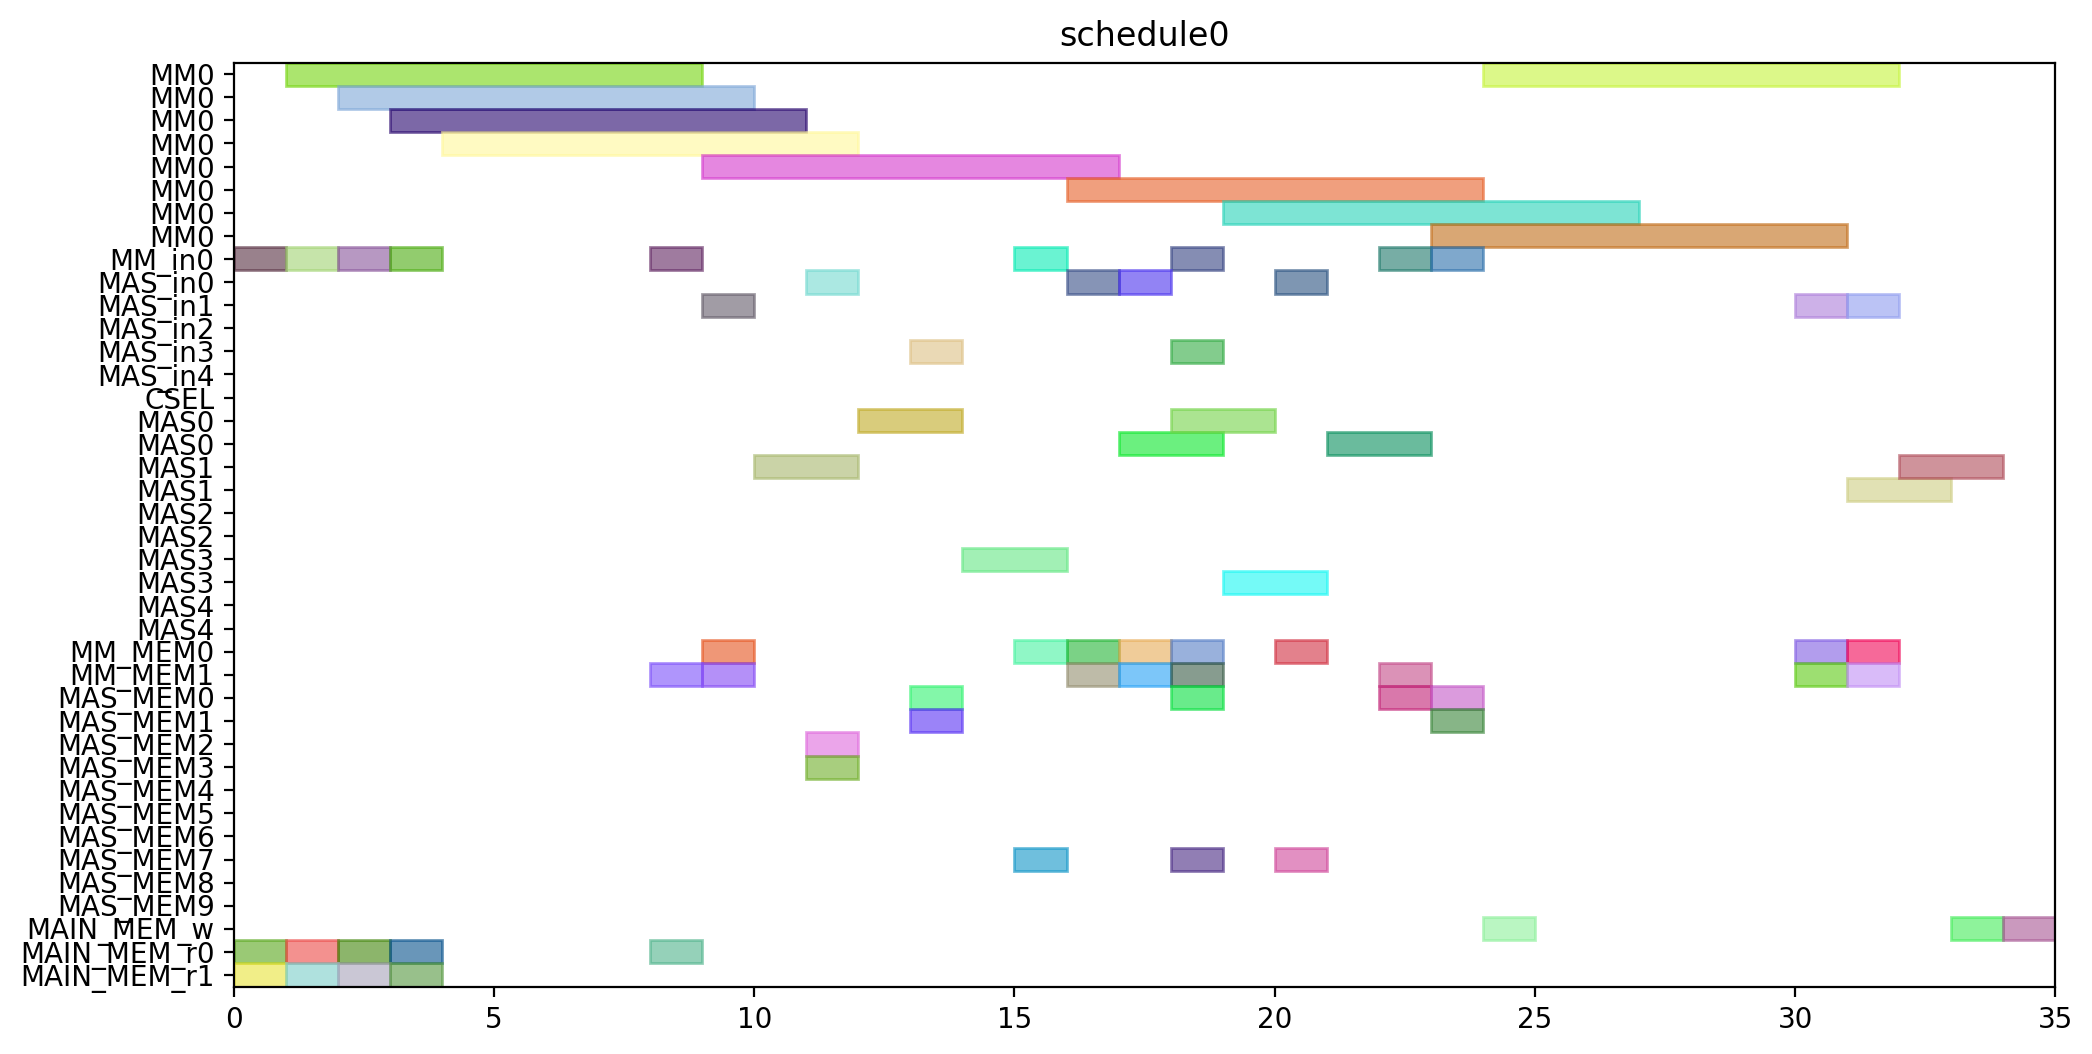

Write the Python code that produced this figure.
from pyschedule import Scenario, solvers, plotters, alt


def solve():
	horizon = 120
	S = Scenario("schedule0", horizon=horizon)

	# resource
	MM = S.Resources('MM', num=1, size=8)
	MM_in = S.Resources('MM_in', num=1)
	MAS_in = S.Resources('MAS_in', num=5)
	CSEL = S.Resource('CSEL')
	MAS = S.Resources('MAS', num=5, size=2, periods=range(1, horizon))
	MM_MEM = S.Resources('MM_MEM', num=2)
	MAS_MEM = S.Resources('MAS_MEM', num=10)
	MAIN_MEM_w = S.Resource('MAIN_MEM_w', size=1)
	MAIN_MEM_r = S.Resources('MAIN_MEM_r', num=2)

	# result of previous scheduling

	# new tasks
	t0 = S.Task('t0', length=8, delay_cost=1)
	t0 += alt(MM)
	t0_in = S.Task('t0_in', length=1, delay_cost=1)
	t0_in += alt(MM_in)
	S += t0_in*MM_in[0]<=t0*MM[0]
	t0_mem0 = S.Task('t0_mem0', length=1, delay_cost=1)
	t0_mem0 += MAIN_MEM_r[0]
	S += t0_mem0 <= t0

	t0_mem1 = S.Task('t0_mem1', length=1, delay_cost=1)
	t0_mem1 += MAIN_MEM_r[1]
	S += t0_mem1 <= t0

	t3 = S.Task('t3', length=8, delay_cost=1)
	t3 += alt(MM)
	t3_in = S.Task('t3_in', length=1, delay_cost=1)
	t3_in += alt(MM_in)
	S += t3_in*MM_in[0]<=t3*MM[0]
	t3_mem0 = S.Task('t3_mem0', length=1, delay_cost=1)
	t3_mem0 += MAIN_MEM_r[0]
	S += t3_mem0 <= t3

	t3_mem1 = S.Task('t3_mem1', length=1, delay_cost=1)
	t3_mem1 += MAIN_MEM_r[1]
	S += t3_mem1 <= t3

	t1 = S.Task('t1', length=8, delay_cost=1)
	t1 += alt(MM)
	t1_in = S.Task('t1_in', length=1, delay_cost=1)
	t1_in += alt(MM_in)
	S += t1_in*MM_in[0]<=t1*MM[0]
	t1_mem0 = S.Task('t1_mem0', length=1, delay_cost=1)
	t1_mem0 += MAIN_MEM_r[0]
	S += t1_mem0 <= t1

	t1_mem1 = S.Task('t1_mem1', length=1, delay_cost=1)
	t1_mem1 += MAIN_MEM_r[1]
	S += t1_mem1 <= t1

	t2 = S.Task('t2', length=8, delay_cost=1)
	t2 += alt(MM)
	t2_in = S.Task('t2_in', length=1, delay_cost=1)
	t2_in += alt(MM_in)
	S += t2_in*MM_in[0]<=t2*MM[0]
	t2_mem0 = S.Task('t2_mem0', length=1, delay_cost=1)
	t2_mem0 += MAIN_MEM_r[0]
	S += t2_mem0 <= t2

	t2_mem1 = S.Task('t2_mem1', length=1, delay_cost=1)
	t2_mem1 += MAIN_MEM_r[1]
	S += t2_mem1 <= t2

	t4 = S.Task('t4', length=8, delay_cost=1)
	t4 += alt(MM)
	t4_in = S.Task('t4_in', length=1, delay_cost=1)
	t4_in += alt(MM_in)
	S += t4_in*MM_in[0]<=t4*MM[0]
	t4_mem0 = S.Task('t4_mem0', length=1, delay_cost=1)
	t4_mem0 += MAIN_MEM_r[0]
	S += t4_mem0 <= t4

	t4_mem1 = S.Task('t4_mem1', length=1, delay_cost=1)
	t4_mem1 += alt(MM_MEM)
	S += (t2*MM[0])-1 < t4_mem1*MM_MEM[1]
	S += t4_mem1 <= t4

	t5 = S.Task('t5', length=2, delay_cost=1)
	t5 += alt(MAS)
	t5_in = S.Task('t5_in', length=1, delay_cost=1)
	t5_in += alt(MAS_in)
	S += t5_in*MAS_in[0]<=t5*MAS[0]

	S += t5_in*MAS_in[1]<=t5*MAS[1]

	S += t5_in*MAS_in[2]<=t5*MAS[2]

	S += t5_in*MAS_in[3]<=t5*MAS[3]

	S += t5_in*MAS_in[4]<=t5*MAS[4]

	t5_mem0 = S.Task('t5_mem0', length=1, delay_cost=1)
	t5_mem0 += alt(MM_MEM)
	S += (t0*MM[0])-1 < t5_mem0*MM_MEM[0]
	S += t5_mem0 <= t5

	t5_mem1 = S.Task('t5_mem1', length=1, delay_cost=1)
	t5_mem1 += alt(MM_MEM)
	S += (t0*MM[0])-1 < t5_mem1*MM_MEM[1]
	S += t5_mem1 <= t5

	t6 = S.Task('t6', length=2, delay_cost=1)
	t6 += alt(MAS)
	t6_in = S.Task('t6_in', length=1, delay_cost=1)
	t6_in += alt(MAS_in)
	S += t6_in*MAS_in[0]<=t6*MAS[0]

	S += t6_in*MAS_in[1]<=t6*MAS[1]

	S += t6_in*MAS_in[2]<=t6*MAS[2]

	S += t6_in*MAS_in[3]<=t6*MAS[3]

	S += t6_in*MAS_in[4]<=t6*MAS[4]

	t6_mem0 = S.Task('t6_mem0', length=1, delay_cost=1)
	t6_mem0 += alt(MAS_MEM)
	S += (t5*MAS[0])-1 < t6_mem0*MAS_MEM[0]
	S += (t5*MAS[1])-1 < t6_mem0*MAS_MEM[2]
	S += (t5*MAS[2])-1 < t6_mem0*MAS_MEM[4]
	S += (t5*MAS[3])-1 < t6_mem0*MAS_MEM[6]
	S += (t5*MAS[4])-1 < t6_mem0*MAS_MEM[8]
	S += t6_mem0 <= t6

	t6_mem1 = S.Task('t6_mem1', length=1, delay_cost=1)
	t6_mem1 += alt(MAS_MEM)
	S += (t5*MAS[0])-1 < t6_mem1*MAS_MEM[1]
	S += (t5*MAS[1])-1 < t6_mem1*MAS_MEM[3]
	S += (t5*MAS[2])-1 < t6_mem1*MAS_MEM[5]
	S += (t5*MAS[3])-1 < t6_mem1*MAS_MEM[7]
	S += (t5*MAS[4])-1 < t6_mem1*MAS_MEM[9]
	S += t6_mem1 <= t6

	t9 = S.Task('t9', length=2, delay_cost=1)
	t9 += alt(MAS)
	t9_in = S.Task('t9_in', length=1, delay_cost=1)
	t9_in += alt(MAS_in)
	S += t9_in*MAS_in[0]<=t9*MAS[0]

	S += t9_in*MAS_in[1]<=t9*MAS[1]

	S += t9_in*MAS_in[2]<=t9*MAS[2]

	S += t9_in*MAS_in[3]<=t9*MAS[3]

	S += t9_in*MAS_in[4]<=t9*MAS[4]

	t9_mem0 = S.Task('t9_mem0', length=1, delay_cost=1)
	t9_mem0 += alt(MM_MEM)
	S += (t0*MM[0])-1 < t9_mem0*MM_MEM[0]
	S += t9_mem0 <= t9

	t9_mem1 = S.Task('t9_mem1', length=1, delay_cost=1)
	t9_mem1 += alt(MM_MEM)
	S += (t4*MM[0])-1 < t9_mem1*MM_MEM[1]
	S += t9_mem1 <= t9

	t10 = S.Task('t10', length=2, delay_cost=1)
	t10 += alt(MAS)
	t10_in = S.Task('t10_in', length=1, delay_cost=1)
	t10_in += alt(MAS_in)
	S += t10_in*MAS_in[0]<=t10*MAS[0]

	S += t10_in*MAS_in[1]<=t10*MAS[1]

	S += t10_in*MAS_in[2]<=t10*MAS[2]

	S += t10_in*MAS_in[3]<=t10*MAS[3]

	S += t10_in*MAS_in[4]<=t10*MAS[4]

	t10_mem0 = S.Task('t10_mem0', length=1, delay_cost=1)
	t10_mem0 += alt(MM_MEM)
	S += (t4*MM[0])-1 < t10_mem0*MM_MEM[0]
	S += t10_mem0 <= t10

	t10_mem1 = S.Task('t10_mem1', length=1, delay_cost=1)
	t10_mem1 += alt(MM_MEM)
	S += (t4*MM[0])-1 < t10_mem1*MM_MEM[1]
	S += t10_mem1 <= t10

	t7 = S.Task('t7', length=2, delay_cost=1)
	t7 += alt(MAS)
	t7_in = S.Task('t7_in', length=1, delay_cost=1)
	t7_in += alt(MAS_in)
	S += t7_in*MAS_in[0]<=t7*MAS[0]

	S += t7_in*MAS_in[1]<=t7*MAS[1]

	S += t7_in*MAS_in[2]<=t7*MAS[2]

	S += t7_in*MAS_in[3]<=t7*MAS[3]

	S += t7_in*MAS_in[4]<=t7*MAS[4]

	t7_mem0 = S.Task('t7_mem0', length=1, delay_cost=1)
	t7_mem0 += alt(MAS_MEM)
	S += (t6*MAS[0])-1 < t7_mem0*MAS_MEM[0]
	S += (t6*MAS[1])-1 < t7_mem0*MAS_MEM[2]
	S += (t6*MAS[2])-1 < t7_mem0*MAS_MEM[4]
	S += (t6*MAS[3])-1 < t7_mem0*MAS_MEM[6]
	S += (t6*MAS[4])-1 < t7_mem0*MAS_MEM[8]
	S += t7_mem0 <= t7

	t7_mem1 = S.Task('t7_mem1', length=1, delay_cost=1)
	t7_mem1 += alt(MAS_MEM)
	S += (t6*MAS[0])-1 < t7_mem1*MAS_MEM[1]
	S += (t6*MAS[1])-1 < t7_mem1*MAS_MEM[3]
	S += (t6*MAS[2])-1 < t7_mem1*MAS_MEM[5]
	S += (t6*MAS[3])-1 < t7_mem1*MAS_MEM[7]
	S += (t6*MAS[4])-1 < t7_mem1*MAS_MEM[9]
	S += t7_mem1 <= t7

	t11 = S.Task('t11', length=2, delay_cost=1)
	t11 += alt(MAS)
	t11_in = S.Task('t11_in', length=1, delay_cost=1)
	t11_in += alt(MAS_in)
	S += t11_in*MAS_in[0]<=t11*MAS[0]

	S += t11_in*MAS_in[1]<=t11*MAS[1]

	S += t11_in*MAS_in[2]<=t11*MAS[2]

	S += t11_in*MAS_in[3]<=t11*MAS[3]

	S += t11_in*MAS_in[4]<=t11*MAS[4]

	t11_mem0 = S.Task('t11_mem0', length=1, delay_cost=1)
	t11_mem0 += alt(MAS_MEM)
	S += (t10*MAS[0])-1 < t11_mem0*MAS_MEM[0]
	S += (t10*MAS[1])-1 < t11_mem0*MAS_MEM[2]
	S += (t10*MAS[2])-1 < t11_mem0*MAS_MEM[4]
	S += (t10*MAS[3])-1 < t11_mem0*MAS_MEM[6]
	S += (t10*MAS[4])-1 < t11_mem0*MAS_MEM[8]
	S += t11_mem0 <= t11

	t11_mem1 = S.Task('t11_mem1', length=1, delay_cost=1)
	t11_mem1 += alt(MM_MEM)
	S += (t4*MM[0])-1 < t11_mem1*MM_MEM[1]
	S += t11_mem1 <= t11

	t8 = S.Task('t8', length=8, delay_cost=1)
	t8 += alt(MM)
	t8_in = S.Task('t8_in', length=1, delay_cost=1)
	t8_in += alt(MM_in)
	S += t8_in*MM_in[0]<=t8*MM[0]
	t8_mem0 = S.Task('t8_mem0', length=1, delay_cost=1)
	t8_mem0 += alt(MM_MEM)
	S += (t4*MM[0])-1 < t8_mem0*MM_MEM[0]
	S += t8_mem0 <= t8

	t8_mem1 = S.Task('t8_mem1', length=1, delay_cost=1)
	t8_mem1 += alt(MAS_MEM)
	S += (t7*MAS[0])-1 < t8_mem1*MAS_MEM[1]
	S += (t7*MAS[1])-1 < t8_mem1*MAS_MEM[3]
	S += (t7*MAS[2])-1 < t8_mem1*MAS_MEM[5]
	S += (t7*MAS[3])-1 < t8_mem1*MAS_MEM[7]
	S += (t7*MAS[4])-1 < t8_mem1*MAS_MEM[9]
	S += t8_mem1 <= t8

	new_PZ = S.Task('new_PZ', length=8, delay_cost=1)
	new_PZ += alt(MM)
	new_PZ_in = S.Task('new_PZ_in', length=1, delay_cost=1)
	new_PZ_in += alt(MM_in)
	S += new_PZ_in*MM_in[0]<=new_PZ*MM[0]
	S += 0<new_PZ

	new_PZ_w = S.Task('new_PZ_w', length=1, delay_cost=1)
	new_PZ_w += alt(MAIN_MEM_w)
	S += new_PZ <= new_PZ_w

	new_PZ_mem0 = S.Task('new_PZ_mem0', length=1, delay_cost=1)
	new_PZ_mem0 += alt(MM_MEM)
	S += (t1*MM[0])-1 < new_PZ_mem0*MM_MEM[0]
	S += new_PZ_mem0 <= new_PZ

	new_PZ_mem1 = S.Task('new_PZ_mem1', length=1, delay_cost=1)
	new_PZ_mem1 += alt(MAS_MEM)
	S += (t7*MAS[0])-1 < new_PZ_mem1*MAS_MEM[1]
	S += (t7*MAS[1])-1 < new_PZ_mem1*MAS_MEM[3]
	S += (t7*MAS[2])-1 < new_PZ_mem1*MAS_MEM[5]
	S += (t7*MAS[3])-1 < new_PZ_mem1*MAS_MEM[7]
	S += (t7*MAS[4])-1 < new_PZ_mem1*MAS_MEM[9]
	S += new_PZ_mem1 <= new_PZ

	t12 = S.Task('t12', length=2, delay_cost=1)
	t12 += alt(MAS)
	t12_in = S.Task('t12_in', length=1, delay_cost=1)
	t12_in += alt(MAS_in)
	S += t12_in*MAS_in[0]<=t12*MAS[0]

	S += t12_in*MAS_in[1]<=t12*MAS[1]

	S += t12_in*MAS_in[2]<=t12*MAS[2]

	S += t12_in*MAS_in[3]<=t12*MAS[3]

	S += t12_in*MAS_in[4]<=t12*MAS[4]

	t12_mem0 = S.Task('t12_mem0', length=1, delay_cost=1)
	t12_mem0 += alt(MM_MEM)
	S += (t0*MM[0])-1 < t12_mem0*MM_MEM[0]
	S += t12_mem0 <= t12

	t12_mem1 = S.Task('t12_mem1', length=1, delay_cost=1)
	t12_mem1 += alt(MAS_MEM)
	S += (t11*MAS[0])-1 < t12_mem1*MAS_MEM[1]
	S += (t11*MAS[1])-1 < t12_mem1*MAS_MEM[3]
	S += (t11*MAS[2])-1 < t12_mem1*MAS_MEM[5]
	S += (t11*MAS[3])-1 < t12_mem1*MAS_MEM[7]
	S += (t11*MAS[4])-1 < t12_mem1*MAS_MEM[9]
	S += t12_mem1 <= t12

	t13 = S.Task('t13', length=8, delay_cost=1)
	t13 += alt(MM)
	t13_in = S.Task('t13_in', length=1, delay_cost=1)
	t13_in += alt(MM_in)
	S += t13_in*MM_in[0]<=t13*MM[0]
	t13_mem0 = S.Task('t13_mem0', length=1, delay_cost=1)
	t13_mem0 += alt(MAS_MEM)
	S += (t12*MAS[0])-1 < t13_mem0*MAS_MEM[0]
	S += (t12*MAS[1])-1 < t13_mem0*MAS_MEM[2]
	S += (t12*MAS[2])-1 < t13_mem0*MAS_MEM[4]
	S += (t12*MAS[3])-1 < t13_mem0*MAS_MEM[6]
	S += (t12*MAS[4])-1 < t13_mem0*MAS_MEM[8]
	S += t13_mem0 <= t13

	t13_mem1 = S.Task('t13_mem1', length=1, delay_cost=1)
	t13_mem1 += alt(MAS_MEM)
	S += (t9*MAS[0])-1 < t13_mem1*MAS_MEM[1]
	S += (t9*MAS[1])-1 < t13_mem1*MAS_MEM[3]
	S += (t9*MAS[2])-1 < t13_mem1*MAS_MEM[5]
	S += (t9*MAS[3])-1 < t13_mem1*MAS_MEM[7]
	S += (t9*MAS[4])-1 < t13_mem1*MAS_MEM[9]
	S += t13_mem1 <= t13

	t14 = S.Task('t14', length=8, delay_cost=1)
	t14 += alt(MM)
	t14_in = S.Task('t14_in', length=1, delay_cost=1)
	t14_in += alt(MM_in)
	S += t14_in*MM_in[0]<=t14*MM[0]
	t14_mem0 = S.Task('t14_mem0', length=1, delay_cost=1)
	t14_mem0 += alt(MAS_MEM)
	S += (t12*MAS[0])-1 < t14_mem0*MAS_MEM[0]
	S += (t12*MAS[1])-1 < t14_mem0*MAS_MEM[2]
	S += (t12*MAS[2])-1 < t14_mem0*MAS_MEM[4]
	S += (t12*MAS[3])-1 < t14_mem0*MAS_MEM[6]
	S += (t12*MAS[4])-1 < t14_mem0*MAS_MEM[8]
	S += t14_mem0 <= t14

	t14_mem1 = S.Task('t14_mem1', length=1, delay_cost=1)
	t14_mem1 += alt(MM_MEM)
	S += (t3*MM[0])-1 < t14_mem1*MM_MEM[1]
	S += t14_mem1 <= t14

	new_PY = S.Task('new_PY', length=2, delay_cost=1)
	new_PY += alt(MAS)
	new_PY_in = S.Task('new_PY_in', length=1, delay_cost=1)
	new_PY_in += alt(MAS_in)
	S += new_PY_in*MAS_in[0]<=new_PY*MAS[0]

	S += new_PY_in*MAS_in[1]<=new_PY*MAS[1]

	S += new_PY_in*MAS_in[2]<=new_PY*MAS[2]

	S += new_PY_in*MAS_in[3]<=new_PY*MAS[3]

	S += new_PY_in*MAS_in[4]<=new_PY*MAS[4]

	S += 0<new_PY

	new_PY_w = S.Task('new_PY_w', length=1, delay_cost=1)
	new_PY_w += alt(MAIN_MEM_w)
	S += new_PY <= new_PY_w

	new_PY_mem0 = S.Task('new_PY_mem0', length=1, delay_cost=1)
	new_PY_mem0 += alt(MM_MEM)
	S += (t8*MM[0])-1 < new_PY_mem0*MM_MEM[0]
	S += new_PY_mem0 <= new_PY

	new_PY_mem1 = S.Task('new_PY_mem1', length=1, delay_cost=1)
	new_PY_mem1 += alt(MM_MEM)
	S += (t13*MM[0])-1 < new_PY_mem1*MM_MEM[1]
	S += new_PY_mem1 <= new_PY

	new_PX = S.Task('new_PX', length=2, delay_cost=1)
	new_PX += alt(MAS)
	new_PX_in = S.Task('new_PX_in', length=1, delay_cost=1)
	new_PX_in += alt(MAS_in)
	S += new_PX_in*MAS_in[0]<=new_PX*MAS[0]

	S += new_PX_in*MAS_in[1]<=new_PX*MAS[1]

	S += new_PX_in*MAS_in[2]<=new_PX*MAS[2]

	S += new_PX_in*MAS_in[3]<=new_PX*MAS[3]

	S += new_PX_in*MAS_in[4]<=new_PX*MAS[4]

	S += 0<new_PX

	new_PX_w = S.Task('new_PX_w', length=1, delay_cost=1)
	new_PX_w += alt(MAIN_MEM_w)
	S += new_PX <= new_PX_w

	new_PX_mem0 = S.Task('new_PX_mem0', length=1, delay_cost=1)
	new_PX_mem0 += alt(MM_MEM)
	S += (t14*MM[0])-1 < new_PX_mem0*MM_MEM[0]
	S += new_PX_mem0 <= new_PX

	new_PX_mem1 = S.Task('new_PX_mem1', length=1, delay_cost=1)
	new_PX_mem1 += alt(MM_MEM)
	S += (t14*MM[0])-1 < new_PX_mem1*MM_MEM[1]
	S += new_PX_mem1 <= new_PX

	solvers.mip.solve(S,msg=1,kind='CPLEX',ratio_gap=1.01)

	solution = [['hoge']*len(S.solution()[1]) for i in range(len(S.solution()))]
	for i in range(len(S.solution())):
		for j in range(len(S.solution()[i])):
			solution[i][j]=str(S.solution()[i][j])
	print(solution)

	cycles = int(solution[-1][3])

	pic_file_name = "/mnt/rose/usr1/fukuda/ABE/multiRAM_multiMAS_16mux/scheduling_result/stage8MM1_stage2MAS5/EP_DBL_A_0/schedule0.png"
	if(S.solution() != []):
		plotters.matplotlib.plot(S,img_filename=pic_file_name, show_task_labels=False, fig_size=(cycles*0.25+3, 6))

	return solution
